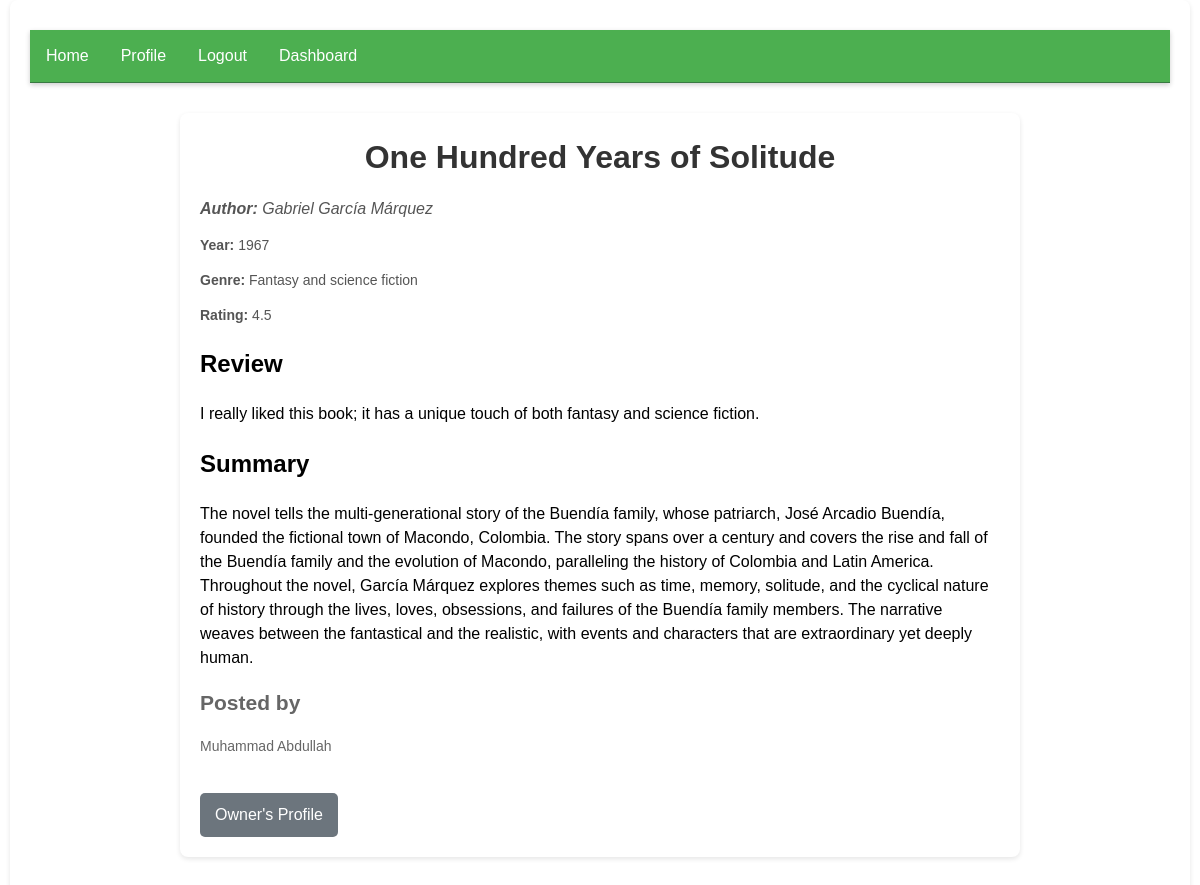
The page /view_book/1 (signed in) on the database its author committed.
### models.py (models this page shows, shortened)
class Book(db.Model):
    __table_args__ = {"extend_existing": True}
    id = db.Column(db.Integer, primary_key=True)
    title = db.Column(db.String(100), nullable=False)
    author = db.Column(db.String(100), nullable=False)
    user_id = db.Column(db.Integer, db.ForeignKey("user.id"), nullable=False)
    user = db.relationship("User", backref=db.backref("books", lazy=True))
    genre = db.Column(db.String(100), nullable=True)
    year = db.Column(db.Integer, nullable=True)
    rating = db.Column(db.Float, nullable=True)
    review = db.Column(db.Text, nullable=True)
    summary = db.Column(db.Text, nullable=True)
    likes = db.relationship("Like", backref="book", lazy="dynamic")

class User(db.Model, UserMixin):
    __table_args__ = {"extend_existing": True}
    id = db.Column(db.Integer, primary_key=True)
    name = db.Column(db.String(80), nullable=False)
    email = db.Column(db.String(120), unique=True, nullable=False)
    password = db.Column(db.String(80), nullable=False)
    bio = db.Column(db.Text, nullable=True)
    location = db.Column(db.String(100), nullable=True)

### bookX.py (the view)
@app.route("/view_book/<int:book_id>")
@login_required
def view_book(book_id):
    book = Book.query.get_or_404(book_id)
    return render_template("view_book.html", book=book)

### bookX.py (called while the page is built)
@login_manager.user_loader
def load_user(user_id):
    return User.query.get(int(user_id))

### templates/view_book.html (shortened to what this page needs)
{% extends 'base.html' %}
{% block content %}
<div class="book-detail-container">
    <h1 class="book-title">{{ book.title }}</h1>
    <p class="book-author"><strong>Author:</strong> {{ book.author }}</p>
    <p class="book-year"><strong>Year:</strong> {{ book.year or 'Not specified' }}</p>
    <p class="book-genre"><strong>Genre:</strong> {{ book.genre or 'Not specified' }}</p>
    <p class="book-rating"><strong>Rating:</strong> {{ book.rating or 'Not specified' }}</p>
    {% if book.review %}
    <div class="book-review">
        <h2>Review</h2>
        <p>{{ book.review }}</p>
    </div>
    {% endif %}
    {% if book.summary %}
    <div class="book-summary">
        <h2>Summary</h2>
        <p>{{ book.summary }}</p>
    </div>
    {% endif %}
    {% if current_user.id != book.user.id %}
    <div class="book-owner">
        <h2>Posted by</h2>
        <p>{{ book.user.name }}</p>
    </div>
    {% else %}
    <div class="book-owner">
        <h2>Posted by</h2>
        <p>You</p>
    </div>
    {% endif %}
    <a href="{{ url_for('profile', user_id=book.user.id) }}" class="btn back-btn">Owner's Profile</a>
</div>
{% endblock %}

### static/styles.css (style rules this page uses)
html { font-size: 16px; font-family: Arial, sans-serif; line-height: 1.5; width: 100%; height: 100%; }
h1 { color: #333; text-align: center; }
.body-container { font-family: Arial, sans-serif; width:95%; margin: 0 auto; padding: 20px; box-shadow: 0 2px 5px rgba(0,0,0,0.1); border-radius: 8px; background-color: #fff; display: flex; flex-direction: column; justify-content: center; align-items: center; }
.book-title { margin-top: 0; color: #333; }
.book-author { color: #666; font-style: italic; }
.book-snippet, .book-genre, .book-rating, .book-year { color: #333; font-size: 14px; margin-bottom: 16px; }
.book-owner { color: #666; font-size: 14px; margin-bottom: 16px; text-decoration: None; }
.btn { background-color: #007bff; color: white; padding: 8px 16px; text-align: center; text-decoration: none; display: inline-block; font-size: 16px; border-radius: 4px; transition: background-color 0.3s ease; }
.book-detail-container { max-width: 800px; margin: 20px auto; padding: 20px; box-shadow: 0 2px 5px rgba(0,0,0,0.1); border-radius: 8px; background-color: #fff; }
.book-title { color: #333; margin-bottom: 10px; }
.book-author, .book-year, .book-genre, .book-rating { color: #555; margin-bottom: 8px; }
.book-review { margin-top: 20px; }
.btn.back-btn { display: inline-block; margin-top: 20px; color: #fff; background-color: #6c757d; padding: 10px 15px; text-decoration: none; border-radius: 5px; transition: background-color 0.3s; }
.btn { cursor: pointer; }

### rows shown on the page
Book: title "One Hundred Years of Solitude", author "Gabriel García Márquez", year "1967", genre "Fantasy and science fiction", rating "4.5", review "I really liked this book; it has a unique touch of both fantasy and science fiction.", summary "The novel tells the multi-generational story of the Buendía family, whose patriarch, José Arcadio Buendía, founded the fictional town of Macondo, Colombia. The story spans over a century and covers the rise and fall of the Buendía family and the evolution of Macondo, paralleling the history of Colombia and Latin America. Throughout the novel, García Márquez explores themes such as time, memory, solitude, and the cyclical nature of history through the lives, loves, obsessions, and failures of the Buendía family members. The narrative weaves between the fantastical and the realistic, with events and characters that are extraordinary yet deeply human."
User: user.name "Muhammad Abdullah"
